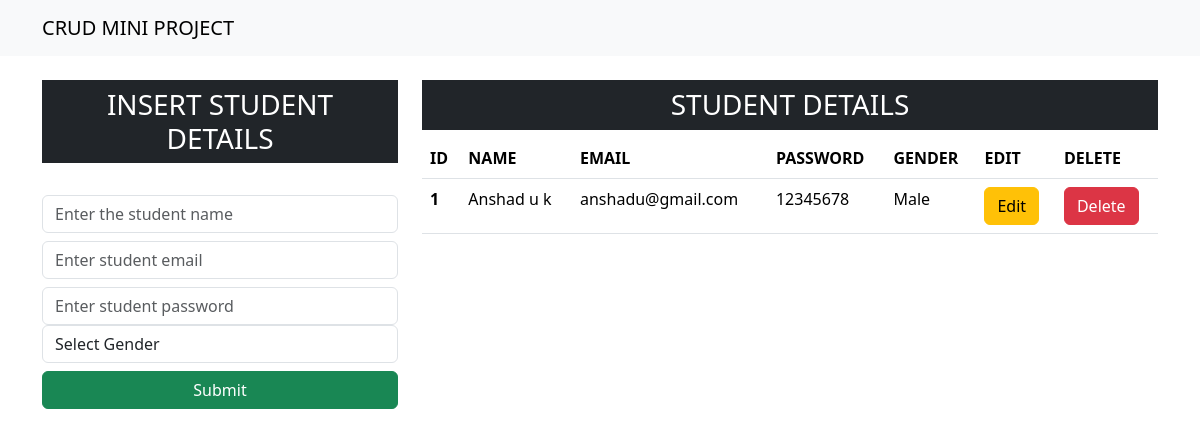
Before: / with the older database file.
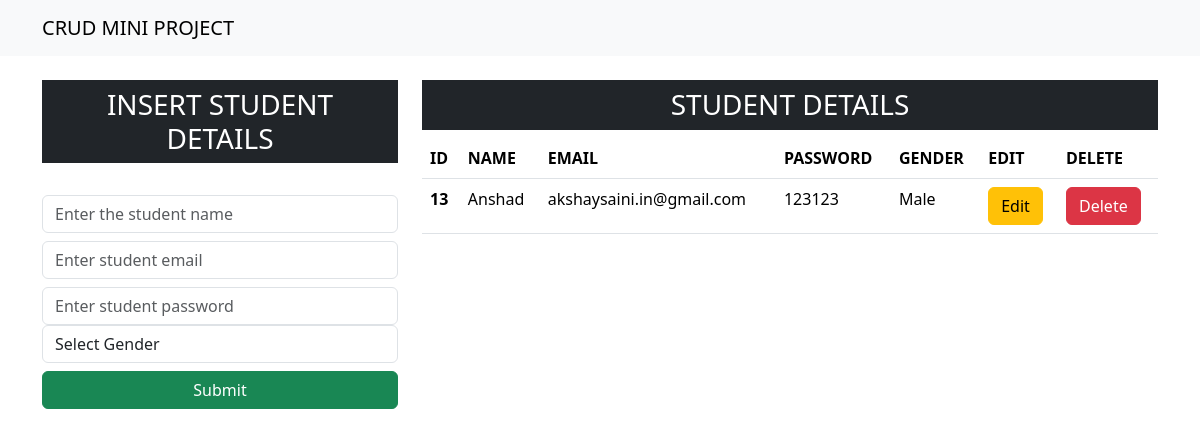
After: the same page with the newer database file.
### app/models.py (models this page shows, shortened)
class Student(models.Model):
    name=models.CharField(max_length=255,blank=False,null=False)
    email=models.EmailField()
    password=models.CharField(max_length=10)
    gender=models.CharField(max_length=25)

### app/views.py (the view)
# urls.py: path('',include('app.urls'),name='index')
def index(request):
    data=Student.objects.all()
    context={'data':data}
    return render(request,'index.html',context)

### templates/index.html (shortened to what this page needs)
<!doctype html>
<html lang="en">
  <head>
    <link href="https://cdn.jsdelivr.net/npm/bootstrap@5.3.3/dist/css/bootstrap.min.css" rel="stylesheet">
  </head>
  <body>
    <nav class="navbar navbar-expand-lg bg-body-tertiary">
        <div class="container-md">
          <a class="navbar-brand" href="/">CRUD MINI PROJECT</a>
        </div>
      </nav>
      <div class="container" mt-3>
        <div class="row">
            <div class="col-md-4">
                <h3 class="text-center text-white bg-dark p-2 mt-4">INSERT STUDENT DETAILS</h3>
            <br>
            <form action="insert" method="post">
                <div class="form-group">
                    <input type="text" class="form-control" placeholder="Enter the student name" name="name" required>
                </div>
                <div class="form-group">
                    <input type="email" class="form-control mt-2" placeholder="Enter student email" name="email" required>
                </div>
                <div class="form-group">
                    <input type="password" class="form-control mt-2" placeholder="Enter student password" name="password" required>
                </div>
                <div class="form-group">
                    <select id="gender" class="form-control" name="gender" required>
                      <option selected>Select Gender</option>
                    </select>
                </div>
                <div class="d-grid gap-2">
                    <button class="btn btn-success mt-2" type="submit">Submit</button>
                </div>
            </form>
            </div>
            <div class="col-md-8">
                <h3 class="text-center text-white bg-dark mt-4 p-2">STUDENT DETAILS</h3>
                <table class="table">
                    <thead>
                      <tr>
                        <th scope="col">ID</th>
                        <th scope="col">NAME</th>
                        <th scope="col">EMAIL</th>
                        <th scope="col">PASSWORD</th>
                        <th scope="col">GENDER</th>
                        <th scope="col">EDIT</th>
                        <th scope="col">DELETE</th>
                      </tr>
                    </thead>
                    <tbody>
                        {% for d in data %}
                      <tr>
                        <th scope="row">{{d.id}}</th>
                        <td>{{d.name}}</td>
                        <td>{{d.email}}</td>
                        <td>{{d.password}}</td>
                        <td>{{d.gender}}</td>
                        <td><a type="button" href="update/{{d.id}}" class="btn btn-warning">Edit</a></td>
                        <td><a type="button" href="delete/{{d.id}}" class="btn btn-danger">Delete</a></td>
                      </tr>
                        {% endfor %}
                    </tbody>
                  </table>
            </div>
        </div>
      </div>
  </body>
</html>

Changed rows visible on the page:
removed Student: id "1", name "Anshad u k", email "anshadu@gmail.com", password "12345678", gender "Male"
added Student: id "13", name "Anshad", email "akshaysaini.in@gmail.com", password "123123", gender "Male"
